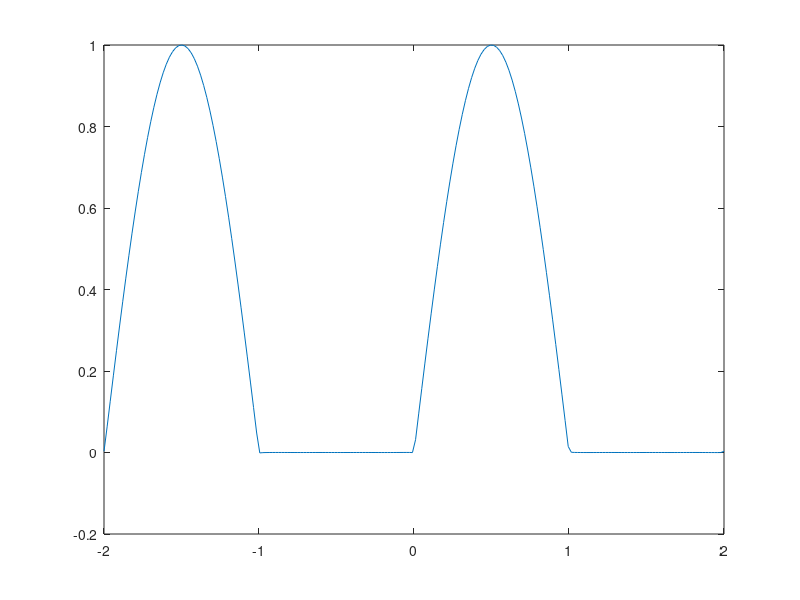

Write the MATLAB code that produced this figure.
clc 
clear all


% n = 2:2:106 barabar ast ba 2n = t_n  = 1:1:53 

t_n = 1:53;

t = linspace(-2, 2, 200);

[T, T_N] = meshgrid(t, t_n);

A = cos(2 * T_N .* pi .* T) ./ ((2 * T_N).^ 2 - 1);
FT = 1./pi + (1/2)*sin(pi.*t) - (2/pi)*(sum(A));

plot(t,FT)
